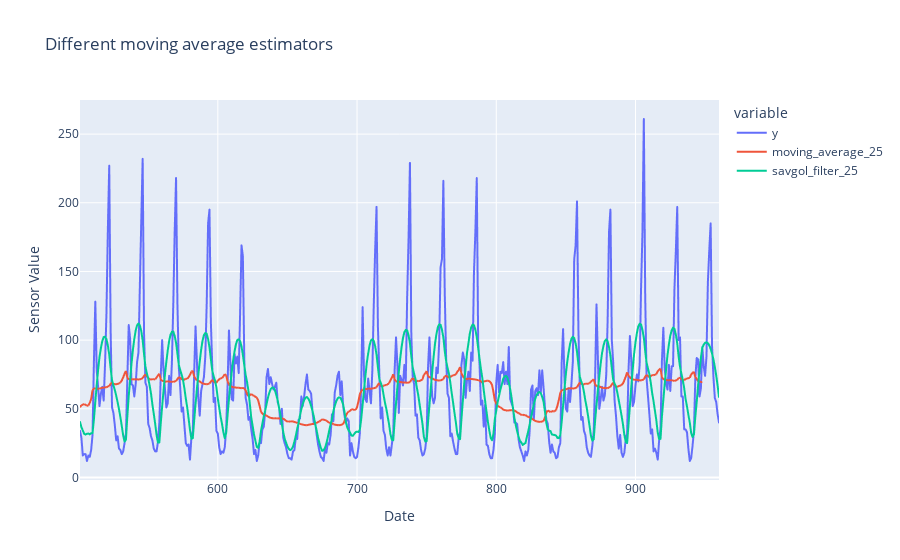

Write notebook code for a chart like this one.
### Code cell
# window size 25
fig = px.line(df_train[df_train.ds>500], x='ds', y=['y'] + computed_features[2:4], title='Different moving average estimators',
              labels={'Value': 'y', 'Date': 'Date'},
              line_shape='linear')

# Improve layout
fig.update_layout(
    xaxis_title='Date',
    yaxis_title='Sensor Value',
    hovermode='x'
)

fig.show()

### Figure 1 — Plotly figure (JSON) as saved in the notebook; plotly's stock layout.template omitted (floating-point values rounded to 4 significant figures; data arrays with more than 128 entries replaced by an {"elided": "..."} marker saying what was removed)
{"data": [{"hovertemplate": "variable=y<br>ds=%{x}<br>value=%{y}<extra></extra>", "legendgroup": "y", "line": {"color": "#636efa", "dash": "solid", "shape": "linear"}, "marker": {"symbol": "circle"}, "mode": "lines", "name": "y", "showlegend": true, "type": "scattergl", "x": {"elided": "460 int values"}, "xaxis": "x", "y": {"elided": "460 int values"}, "yaxis": "y"}, {"hovertemplate": "variable=moving_average_25<br>ds=%{x}<br>value=%{y}<extra></extra>", "legendgroup": "moving_average_25", "line": {"color": "#EF553B", "dash": "solid", "shape": "linear"}, "marker": {"symbol": "circle"}, "mode": "lines", "name": "moving_average_25", "showlegend": true, "type": "scattergl", "x": {"elided": "460 int values"}, "xaxis": "x", "y": {"elided": "460 float values"}, "yaxis": "y"}, {"hovertemplate": "variable=savgol_filter_25<br>ds=%{x}<br>value=%{y}<extra></extra>", "legendgroup": "savgol_filter_25", "line": {"color": "#00cc96", "dash": "solid", "shape": "linear"}, "marker": {"symbol": "circle"}, "mode": "lines", "name": "savgol_filter_25", "showlegend": true, "type": "scattergl", "x": {"elided": "460 int values"}, "xaxis": "x", "y": {"elided": "460 float values"}, "yaxis": "y"}], "layout": {"hovermode": "x", "legend": {"title": {"text": "variable"}, "tracegroupgap": 0}, "title": {"text": "Different moving average estimators"}, "xaxis": {"anchor": "y", "domain": [0, 1], "title": {"text": "Date"}}, "yaxis": {"anchor": "x", "domain": [0, 1], "title": {"text": "Sensor Value"}}}}
